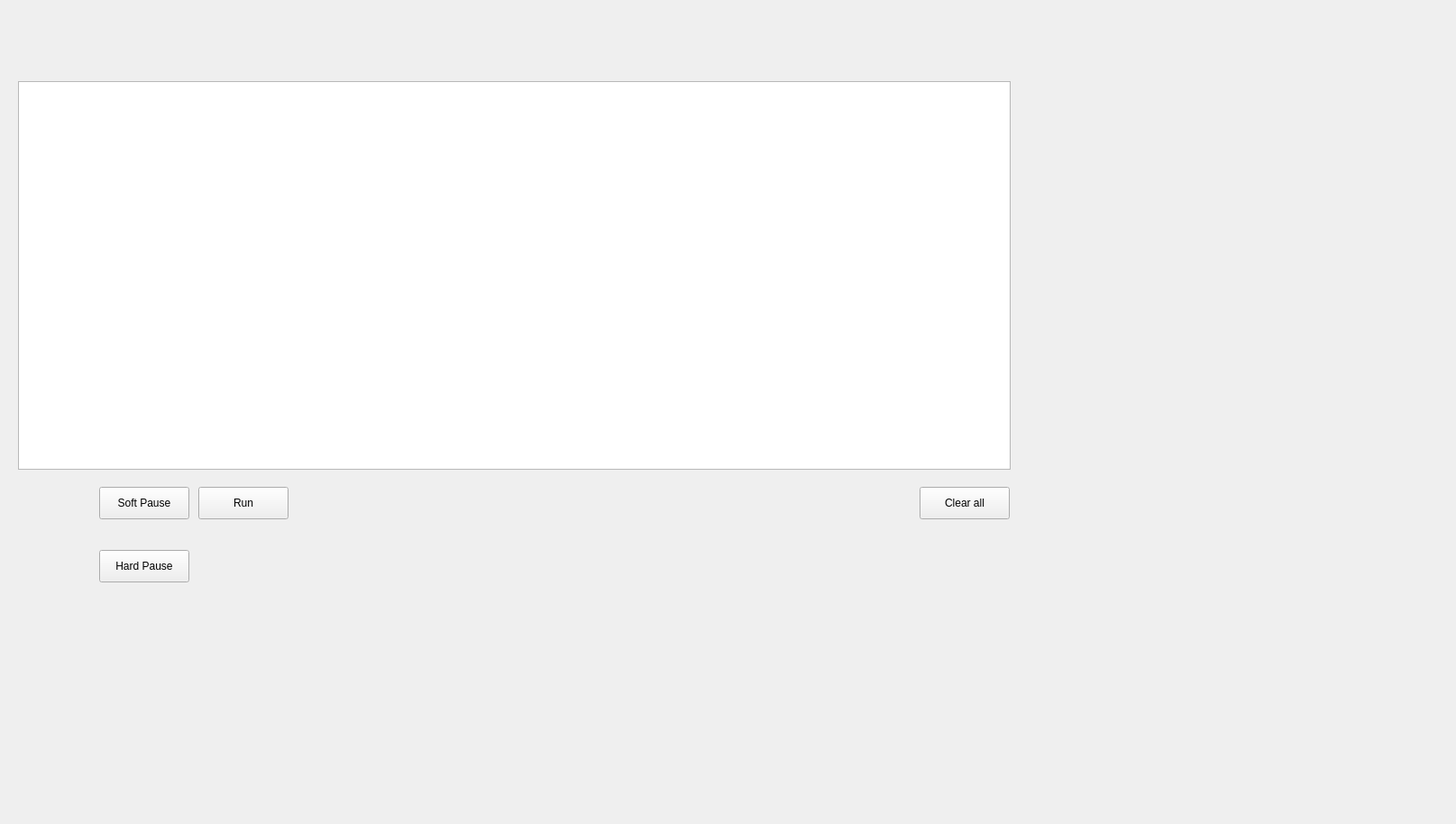
<?xml version="1.0" encoding="UTF-8"?>
<ui version="4.0">
 <class>Form</class>
 <widget class="QWidget" name="Form">
  <property name="geometry">
   <rect>
    <x>0</x>
    <y>0</y>
    <width>1615</width>
    <height>914</height>
   </rect>
  </property>
  <property name="windowTitle">
   <string>Form</string>
  </property>
  <widget class="QListWidget" name="listWidget_plans">
   <property name="geometry">
    <rect>
     <x>20</x>
     <y>90</y>
     <width>1101</width>
     <height>431</height>
    </rect>
   </property>
  </widget>
  <widget class="QPushButton" name="pushButton_soft_pause">
   <property name="geometry">
    <rect>
     <x>110</x>
     <y>540</y>
     <width>100</width>
     <height>36</height>
    </rect>
   </property>
   <property name="text">
    <string>Soft Pause</string>
   </property>
  </widget>
  <widget class="QPushButton" name="pushButton_run">
   <property name="geometry">
    <rect>
     <x>220</x>
     <y>540</y>
     <width>100</width>
     <height>36</height>
    </rect>
   </property>
   <property name="text">
    <string>Run</string>
   </property>
  </widget>
  <widget class="QPushButton" name="pushButton_clear_all">
   <property name="geometry">
    <rect>
     <x>1020</x>
     <y>540</y>
     <width>100</width>
     <height>36</height>
    </rect>
   </property>
   <property name="text">
    <string>Clear all</string>
   </property>
  </widget>
  <widget class="QPushButton" name="pushButton_hard_pause">
   <property name="geometry">
    <rect>
     <x>110</x>
     <y>610</y>
     <width>100</width>
     <height>36</height>
    </rect>
   </property>
   <property name="text">
    <string>Hard Pause</string>
   </property>
  </widget>
 </widget>
 <resources/>
 <connections/>
</ui>
